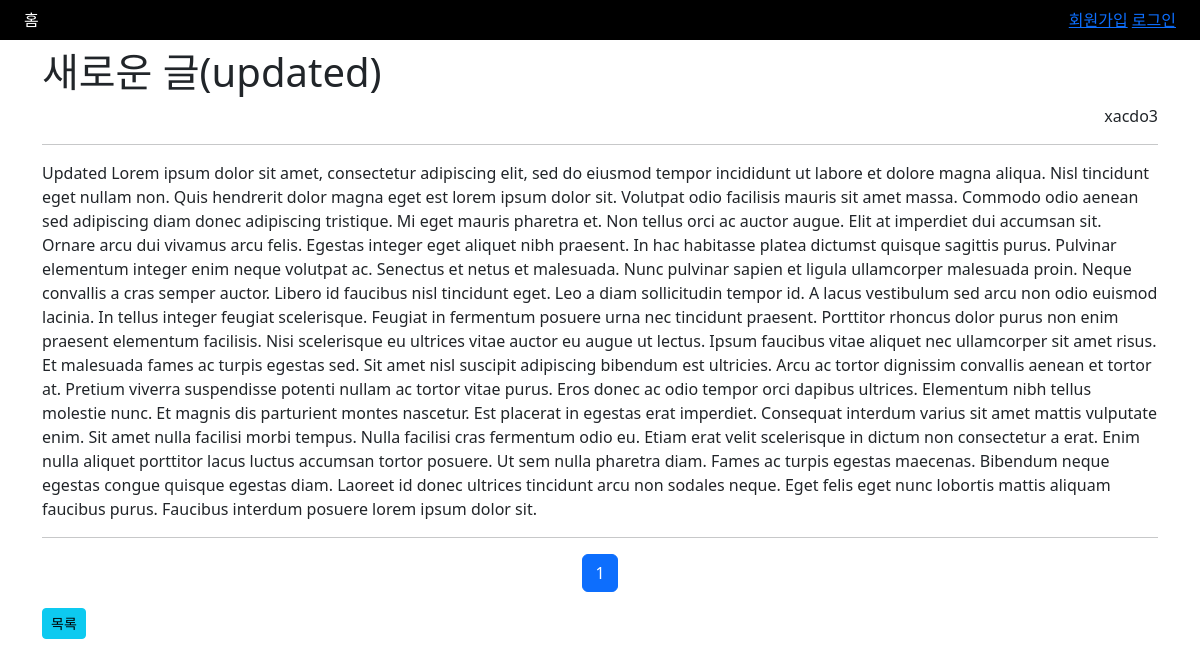
Page /209/ on the earlier database version.
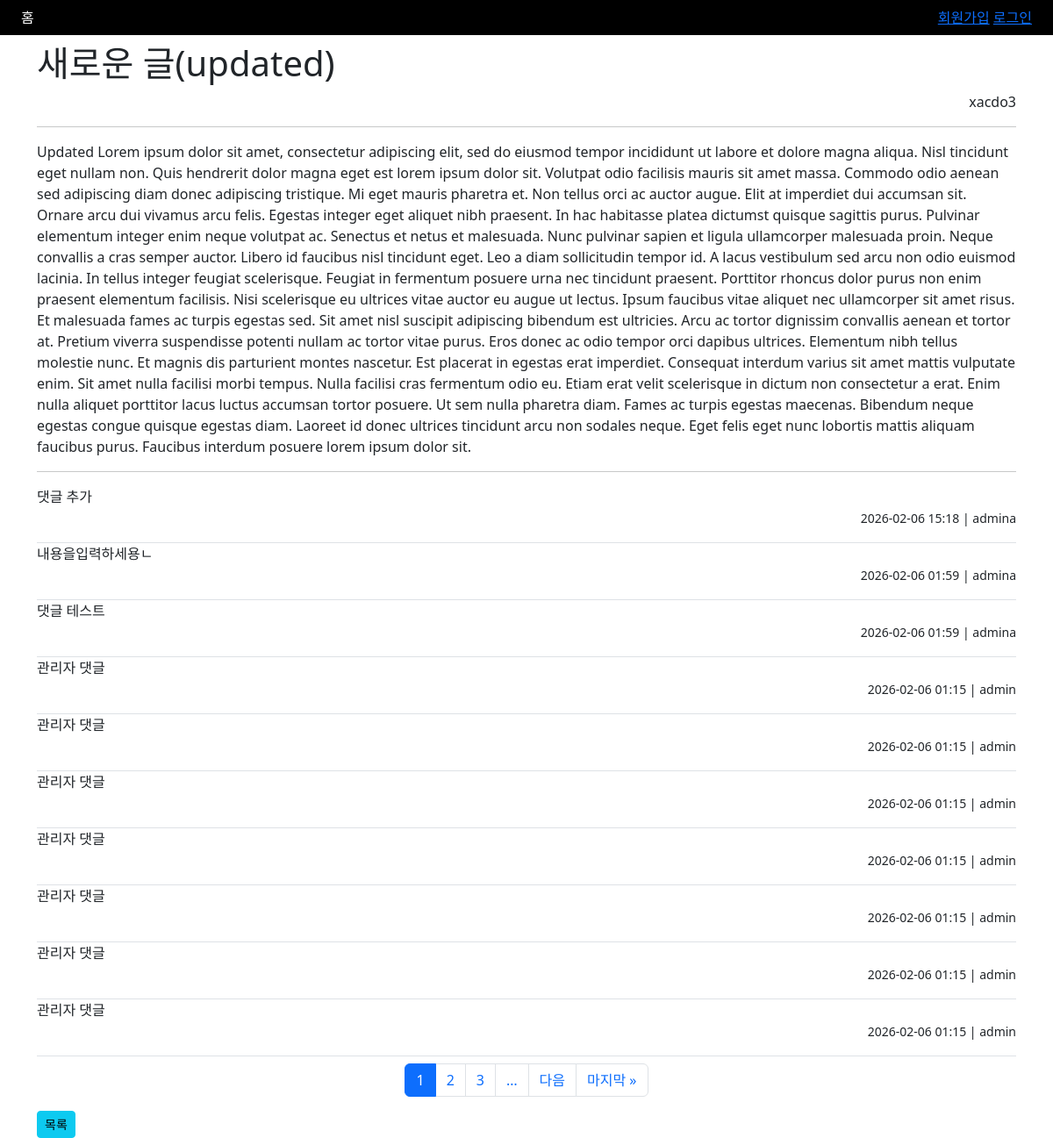
Same page on the later database version.
### blog/models.py (models this page shows, shortened)
class Blog(TimestampModel):
    CATEGORY_CHOICES = (
        ('free','자유'),
        ('travel', '여행'),
        ('cat', '고양이'),
        ('dog', '강아지'),
    )
    category = models.CharField('카테고리', max_length=10, choices=CATEGORY_CHOICES, default='free')
    title = models.CharField('제목', max_length=100)
    content = models.TextField('본문')
    author = models.ForeignKey(User, on_delete=models.CASCADE)
    image = models.ImageField('이미지', null=True, blank=True, upload_to='blog/%y/%m/%d')
    thumbnail = models.ImageField('썸네일', null= True, blank=True, upload_to='blog/%y/%m/%d/thumbnail')
    class Meta:
        verbose_name = '블로그'
        verbose_name_plural = '블로그 목록'

class Comment(TimestampModel):
    blog = models.ForeignKey(Blog, on_delete = models.CASCADE)
    content = models.CharField('본문',max_length=255)
    author = models.ForeignKey(User, on_delete = models.CASCADE)
    class Meta:
        verbose_name = '댓글'
        verbose_name_plural = '댓글 목록'
        ordering = ['-created_at', '-id'] # 역정렬

### blog/cb_views.py (the view, shortened to what this page needs)
# urls.py: path('<int:blog_pk>/', cb_views.BlogDetailView.as_view(), name='detail'),
class BlogDetailView(ListView):
    model = Comment
    template_name = 'blog/blog_detail.html'
    paginate_by = 10 # 페이지네이션
    def get(self, request, *args, **kwargs):
        self.object = get_object_or_404(Blog, pk=kwargs.get('blog_pk'))
        return super().get(request, *args, **kwargs)
    """
    1. 이 속성은 URL에서 데이터를 찾을때 사용할 키 이름을 바꿔주는 것
    보통 Django는 pk를 기준으로 데이터를 찾는데, 만약 URL 에서 id라는 이름을 쓰고 싶으면 이걸로 바꿔야함
    URL이 blog/5/ 라면 pk를 쓰고, URL이 blog/<int:id>/라면 id를 씀
    """
    pk_url_kwarg = 'blog_pk'
    """

    2. get_queryset 메서드는 어떤 데이터를 보여줄지 결정하는 것으로 데이터전체에서 필터링하는 느낌
    블로그 글이 100개 있는데, id=50이하인 글만 보여주고 싶을 때 사용
    queryset = super().get_queryset()        # 전체 데이터 가져오기
    return queryset.filter(id__lte=50)       # 그 중에서 id가 50 이하인 것만 골라내기
    결과는 50번째 글까지만 보여줌
    """
    def get_queryset(self):
        return self.model.objects.filter(blog=self.object).prefetch_related('author')
    """
    3. get_object 메서드는 URL에서 특정 글(데이터) 하나를 가져오는 방법을 바꾸는것
    지금은 별로 바뀌는게 없지만, 나중에 더 복잡한 조건(ex.이 글을 작성한 사람만 볼 수 있다) 같은 걸 추가가능
    object = super().get_object()        # 기본 방식으로 글 하나 가져오기
    object = self.model.objects.get(pk=self.kwargs.get('pk'))           # 다시 글 찾기
    self.model.objects.get()은 pk = 5인 데이터를 데이터베이스에서 직접 가져오는 방법
    self.kwargs.get('pk') 는 URL에서 pk값을 가져옴
    결과는 그냥 글 하나 가져오는 기본 방식이랑 거의 똑같지만, 나중에 수정할 준비를 해둔 것
    """
    def get_object(self, queryset=None):
        object = super().get_object()
        object = self.model.objects.get(pk=self.kwargs.get('blog_pk'))
        return object
    """
    4. 템플릿 추가로 데이터를 전달하는 것으로 템플릿에서 사용할 수 있는 변수를 더 만드는 것
    템플릿에 CBV라는 텍스트를 표시하고 싶을때 쓸 수 있음
    결과는 템플릿에서 {{ test }} 를 쓰면 CBV라는 값이 나옴
    context = super().get_context_data(**kwargs)        # 기본 데이터 가져오기
    context['test'] = 'CBV'                              # 추가로 test라는 이름으로 'CBV' 넣기
    """
    def get_context_data(self, **kwargs):
        context = super().get_context_data(**kwargs)
        context['comment_form'] = CommentForm()
        context['blog'] = self.object
        return context

### templates/blog/blog_detail.html (shortened to what this page needs)
{% extends 'base.html' %}
{% block content %}
  <div class="mt-2 d-flex justify-content-between">
    <h1>{{ blog.title }}</h1>
  </div>
  <div style="text-align: right">
    {{ blog.author.username }}
  </div>
  <hr>
  <p>{{ blog.content | safe }}</p>
 <hr>
  <div class="mb-2" id="comment_wrapper">
    {% for comment in object_list %}
      <div class="border-bottom">
        {{ comment.content }}
        <p class="text-end">
          <small>{{ comment.created_at | date:'Y-m-d H:i' }} | {{ comment.author.username }}</small>
        </p>
      </div>
    {% endfor %}
  </div>
  {% include 'pagination.html' with fragment='comment_wrapper' %}
  <a class="btn btn-sm btn-info" href="{% url 'blog:list' %}">목록</a>
{% endblock %}

### templates/base.html (shortened to what this page needs)
{% load static %}
<!DOCTYPE html>
<html lang="en">
<head>
  <link href="{% static 'css/bootstrap.css' %}" rel="stylesheet">
</head>
<body>
  <nav class="d-flex justify-content-between py-2 px-4 bg-black text-white">
    <div>
      <a class="text-decoration-none text-white" href="{% url "blog:list" %}">홈</a>
    </div>
    <div style="text-align: right">
      {% if request.user.is_authenticated %}
        <form action="{% url 'logout' %}" method="POST" class="d-inline">
          {% csrf_token %}
          <button class="btn btn-danger btn-sm">로그아웃</button>
        </form>
        {{ request.user.username }}
      {% else %}
        <a href="{% url 'signup' %}">회원가입</a>
        <a href="{% url 'login' %}">로그인</a>
      {% endif %}
    </div>
  </nav>
  <div class="container">
    {% block content %}{% endblock %}
  </div>
</body>
</html>

### templates/pagination.html (shortened to what this page needs)
<div class="d-flex justify-content-center">
    <ul class="pagination">
      {% for i in page_obj.paginator.page_range %}
        {% if page_obj.number == i %}
          <li class="page-item">
            <a class="page-link active" href="#">
              {{ i }}
            </a>
        </li>
        {% elif i > page_obj.number|add:-3 and i < page_obj.number|add:3 %}
          <li class="page-item">
            <a class="page-link" href="?page={{ i }}{% if request.GET.q %}&q={{ request.GET.q }}{% endif %}{% if fragment %}#{{ fragment }}{% endif %}">{{ i }}</a>
          </li>
        {% endif %}
      {% endfor %}
      {% if page_obj.paginator.num_pages > page_obj.number|add:2 %}
        <li class="page-item">
          <a class="page-link" href="?page={{ page_obj.number|add:3 }}{% if request.GET.q %}&q={{ request.GET.q }}{% endif %}{% if fragment %}#{{ fragment }}{% endif %}">&hellip;</a>
        </li>
      {% endif %}
      {% if page_obj.has_next %}
        <li class="page-item">
          <a class="page-link" href="?page={{ page_obj.next_page_number }}{% if request.GET.q %}&q={{ request.GET.q }}{% endif %}{% if fragment %}#{{ fragment }}{% endif %}">다음</a>
        </li>
        <li class="page-item">
          <a class="page-link" href="?page={{ page_obj.paginator.num_pages }}{% if request.GET.q %}&q={{ request.GET.q }}{% endif %}{% if fragment %}#{{ fragment }}{% endif %}">마지막
          &raquo;</a></li>
      {% endif %}
    </ul>
  </div>

Differences in the rows shown:
added Comment: content "댓글 추가", created_at "2026-02-06 15:18", author.username "admina"
added Comment: content "내용을입력하세용ㄴ", created_at "2026-02-06 01:59", author.username "admina"
added Comment: content "댓글 테스트", created_at "2026-02-06 01:59", author.username "admina"
added Comment: content "관리자 댓글", created_at "2026-02-06 01:15", author.username "admin"
added Comment: content "관리자 댓글", created_at "2026-02-06 01:15", author.username "admin"
added Comment: content "관리자 댓글", created_at "2026-02-06 01:15", author.username "admin"
added Comment: content "관리자 댓글", created_at "2026-02-06 01:15", author.username "admin"
added Comment: content "관리자 댓글", created_at "2026-02-06 01:15", author.username "admin"
added Comment: content "관리자 댓글", created_at "2026-02-06 01:15", author.username "admin"
added Comment: content "관리자 댓글", created_at "2026-02-06 01:15", author.username "admin"
Other differences:
new list line: "2"
new list line: "3"
text now shown: "… 다음 마지막 »"
